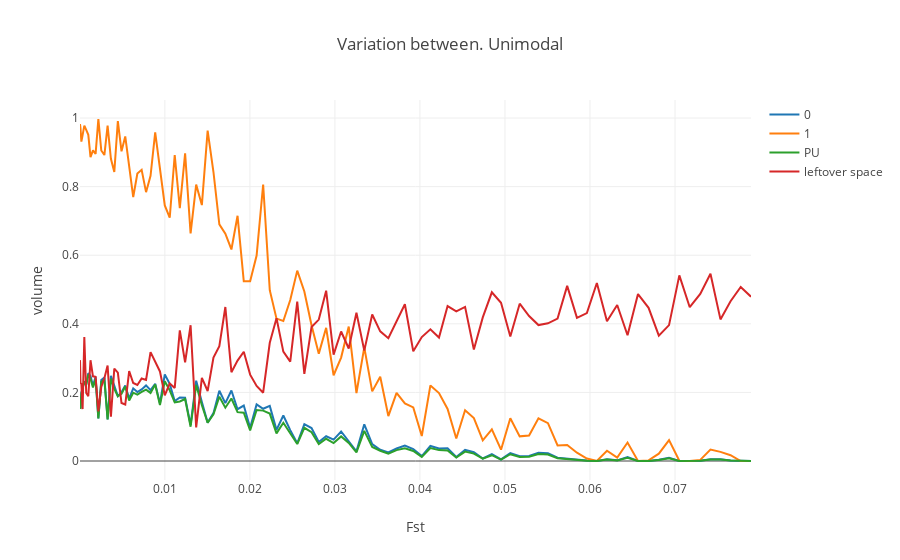

The notebook cell saved with this chart:
### Markdown cell above
**Fig. Simulated Fsts** pairwise Fsts between all population vectors used and across across data sets.

### Code cell
# Plot overlaps

fst_indexes= {z:[x for x in range(len(Fst_labels)) if Fst_labels[x] == z] for z in list(set(Fst_labels))}
fst_target= [z for z in fst_indexes.keys() if len([x for x in target if x in z]) == len(target)][0]

tup= '01'
Xs= []
pop1= []
labels= []

for window in Windows_union.keys():
    Xs.extend([window] * 4)
    pop1.append(Windows_union[window][tuple((int(tup[0]),int(tup[1])))][int(tup[0])])
    pop1.append(Windows_union[window][tuple((int(tup[0]),int(tup[1])))][int(tup[1])])
    pop1.append(Windows_union[window][tuple((int(tup[0]),int(tup[1])))]['empty'])
    pop1.append(Windows_union[window][tuple((int(tup[0]),int(tup[1])))]['PU'])
    labels.extend([0,1,'leftover space','PU'])

coords= {i:[x for x in range(len(labels)) if labels[x] == i] for i in list(set(labels))}

datum= np.array([Xs,pop1]).T

fig_data= [go.Scatter(
x= [Fst_crawl[x] for x in fst_indexes[fst_target]],
y= datum[coords[i],1],
mode= 'lines',
name= i
) for i in coords.keys()
]
layout = go.Layout(
    title= 'Variation between. Unimodal',
    yaxis=dict(
        title= 'volume'
        #range=[0, 1]
    ),
    xaxis= dict(
        title= 'Fst'
    )
)

fig = go.Figure(data=fig_data, layout=layout)
iplot(fig)
